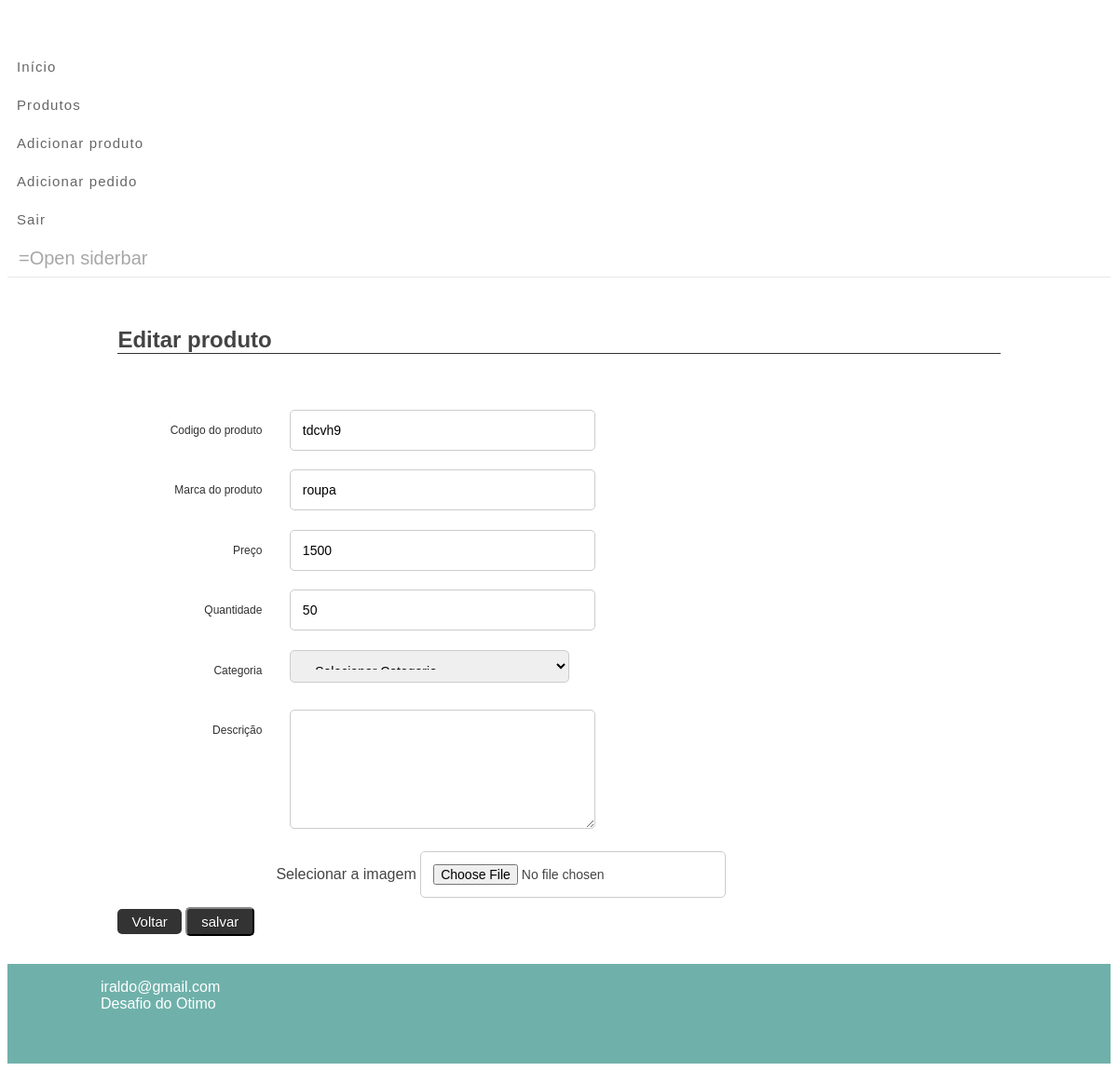
/view/editar-produto?id=14 (signed in), run on the app's committed database.
### tables this page shows
CREATE TABLE `tb_produto` (
  `id_produto` int(11) NOT NULL,
  `id_usuario` int(11) NOT NULL,
  `photo` varchar(100) NOT NULL,
  `sku` varchar(50) NOT NULL,
  `name` varchar(50) NOT NULL,
  `price` varchar(20) NOT NULL,
  `quantity` varchar(20) NOT NULL,
  `category` varchar(255) NOT NULL,
  `description` mediumtext NOT NULL,
  `status` int(11) NOT NULL
);

### controller/Produto.php (called while the page is built, shortened)
<?php
class Produto
 {
	public function editProduct()
	{
		include '../model/conexao.php';
		$query="SELECT * FROM tb_produto";
		$stmt = $conexao->query($query);
		$produtos = $stmt->fetchAll(PDO::FETCH_ASSOC);
		return $produtos;
	}
}

### view/editar-produto.php (the view, shortened to what this page needs)
<?php
include 'layout/header.php';
include '../controller/Produto.php';
$produto = new Produto();
$produtos = $produto->editProduct();
?>
<main class="content">
	<h2 class="title new-item">Editar produto</h2>
	<form action="../model/editar/produto.php" method="post">
	<?php foreach($produtos as $prod) {
		if($prod['id_produto'] == $_GET['id'] && $prod['id_usuario'] == $_SESSION['id']) {
	?>
		<div class="input-field">
			<label for="sku" class="label">Codigo do produto</label>
			<input type="text" name="sku" value="<?php echo $prod['sku']; ?>" class="input-text" />
		</div>
		<div class="input-field">
			<label for="name" class="label">Marca do produto</label>
			<input type="text" name="name" value="<?php echo $prod['name']; ?>" class="input-text" />
		</div>
		<div class="input-field">
			<label for="price" class="label">Preço</label>
			<input type="text" name="price" value="<?php echo $prod['price']; ?>" class="input-text" />
		</div>
		<div class="input-field">
			<label for="quantity" class="label">Quantidade</label>
			<input type="text" name="quantity" value="<?php echo $prod['quantity']; ?>" class="input-text" />
		</div>
		<div class="input-field">
			<label class="label">Categoria</label>
			<select name="category" class="input-text">
				<option value="">--Selecionar Categoria--</option>
			</select>
		</div>
		<div class="input-field">
			<label for="description" class="label">Descrição </label>
			<textarea name="description" class="input-text"><?php echo $prod['description']; ?></textarea>
		</div>
		<div class="input-field" style="margin-left: 140px;">
			<label class="custom-file-label">Selecionar a imagem</label>
			<input class="input-text" type="file" name="upload_file" value="<?php echo $prod['photo']; ?>">
		</div>
		<div class="actions-form">
			<a href="products" class="action back">Voltar</a>
			<input class="btn-submit action back" type="submit" value="salvar" />
		</div>
	<?php
		}
	}?>
	</form>
</main>
<?php include 'layout/footer.php'; ?>

### public/css/style.css (style rules this page uses)
main { padding: 0 15px; }
.content { width: 80%; margin: 0 auto; padding: 30px 0; }
.title { margin: 6px 0; }
.title.new-item { border-bottom: 1px solid #333; margin-bottom: 50px; }
.action.back { border-radius: 5px; text-decoration: none; background-color: #333; border-color: #333; color: #fff; text-shadow: 1px 1px 0 rgba(0, 0, 0, 0.25); padding: 5px 15px; font-size: 15px; }
.input-field { padding: 10px 30px; }
.input-text { padding: 13px; border: 1px solid #ccc; font-size: 14px; border-radius: 5px; width: 300px; }
textarea.input-text { height: 100px; }
select.input-text { width: 300px; height: 35px; }
.label { display: inline-block; line-height: 1.2; vertical-align: top; white-space: normal; color: #303030; cursor: pointer; margin: 0; text-align: right; font-size: 12px; width: 100px; margin: 15px 25px; }

### data on the page
tb_produto: sku "tdcvh9", name "roupa", price "1500", quantity "50"
